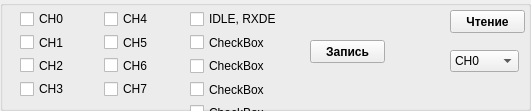
         <widget class="QGroupBox" name="groupBox_5">
          <property name="geometry">
           <rect>
            <x>430</x>
            <y>10</y>
            <width>531</width>
            <height>111</height>
           </rect>
          </property>
          <property name="title">
           <string/>
          </property>
          <widget class="QWidget" name="layoutWidget">
           <property name="geometry">
            <rect>
             <x>20</x>
             <y>10</y>
             <width>161</width>
             <height>88</height>
            </rect>
           </property>
           <layout class="QGridLayout" name="gridLayout_4">
            <item row="0" column="0">
             <widget class="QCheckBox" name="CH0checkBox">
              <property name="text">
               <string>CH0</string>
              </property>
             </widget>
            </item>
            <item row="1" column="0">
             <widget class="QCheckBox" name="CH1checkBox">
              <property name="text">
               <string>CH1</string>
              </property>
             </widget>
            </item>
            <item row="4" column="0">
             <widget class="QCheckBox" name="CH3checkBox">
              <property name="text">
               <string>CH3</string>
              </property>
             </widget>
            </item>
            <item row="1" column="1">
             <widget class="QCheckBox" name="CH5checkBox">
              <property name="text">
               <string>CH5</string>
              </property>
             </widget>
            </item>
            <item row="0" column="1">
             <widget class="QCheckBox" name="CH4checkBox">
              <property name="text">
               <string>CH4</string>
              </property>
             </widget>
            </item>
            <item row="3" column="1">
             <widget class="QCheckBox" name="CH6checkBox">
              <property name="text">
               <string>CH6</string>
              </property>
             </widget>
            </item>
            <item row="4" column="1">
             <widget class="QCheckBox" name="CH7checkBox">
              <property name="text">
               <string>CH7</string>
              </property>
             </widget>
            </item>
            <item row="3" column="0">
             <widget class="QCheckBox" name="CH2checkBox">
              <property name="text">
               <string>CH2</string>
              </property>
             </widget>
            </item>
           </layout>
          </widget>
          <widget class="QPushButton" name="writeDataPushButton">
           <property name="geometry">
            <rect>
             <x>310</x>
             <y>40</y>
             <width>75</width>
             <height>23</height>
            </rect>
           </property>
           <property name="font">
            <font>
             <weight>75</weight>
             <bold>true</bold>
            </font>
           </property>
           <property name="text">
            <string>Запись</string>
           </property>
          </widget>
          <widget class="QComboBox" name="readDataComboBox">
           <property name="geometry">
            <rect>
             <x>450</x>
             <y>50</y>
             <width>69</width>
             <height>22</height>
            </rect>
           </property>
           <item>
            <property name="text">
             <string>CH0</string>
            </property>
           </item>
           <item>
            <property name="text">
             <string>CH1</string>
            </property>
           </item>
           <item>
            <property name="text">
             <string>CH2</string>
            </property>
           </item>
           <item>
            <property name="text">
             <string>CH3</string>
            </property>
           </item>
           <item>
            <property name="text">
             <string>CH4</string>
            </property>
           </item>
           <item>
            <property name="text">
             <string>CH5</string>
            </property>
           </item>
           <item>
            <property name="text">
             <string>CH6</string>
            </property>
           </item>
           <item>
            <property name="text">
             <string>CH7</string>
            </property>
           </item>
          </widget>
          <widget class="QPushButton" name="readDataPushButton">
           <property name="geometry">
            <rect>
             <x>450</x>
             <y>10</y>
             <width>75</width>
             <height>23</height>
            </rect>
           </property>
           <property name="font">
            <font>
             <weight>75</weight>
             <bold>true</bold>
            </font>
           </property>
           <property name="text">
            <string>Чтение</string>
           </property>
          </widget>
          <widget class="QWidget" name="">
           <property name="geometry">
            <rect>
             <x>190</x>
             <y>10</y>
             <width>86</width>
             <height>111</height>
            </rect>
           </property>
           <layout class="QVBoxLayout" name="verticalLayout_2">
            <item>
             <widget class="QCheckBox" name="checkBox">
              <property name="text">
               <string>IDLE, RXDET</string>
              </property>
             </widget>
            </item>
            <item>
             <widget class="QCheckBox" name="checkBox_2">
              <property name="text">
               <string>CheckBox</string>
              </property>
             </widget>
            </item>
            <item>
             <widget class="QCheckBox" name="checkBox_3">
              <property name="text">
               <string>CheckBox</string>
              </property>
             </widget>
            </item>
            <item>
             <widget class="QCheckBox" name="checkBox_4">
              <property name="text">
               <string>CheckBox</string>
              </property>
             </widget>
            </item>
            <item>
             <widget class="QCheckBox" name="checkBox_5">
              <property name="text">
               <string>CheckBox</string>
              </property>
             </widget>
            </item>
           </layout>
          </widget>
         </widget>
